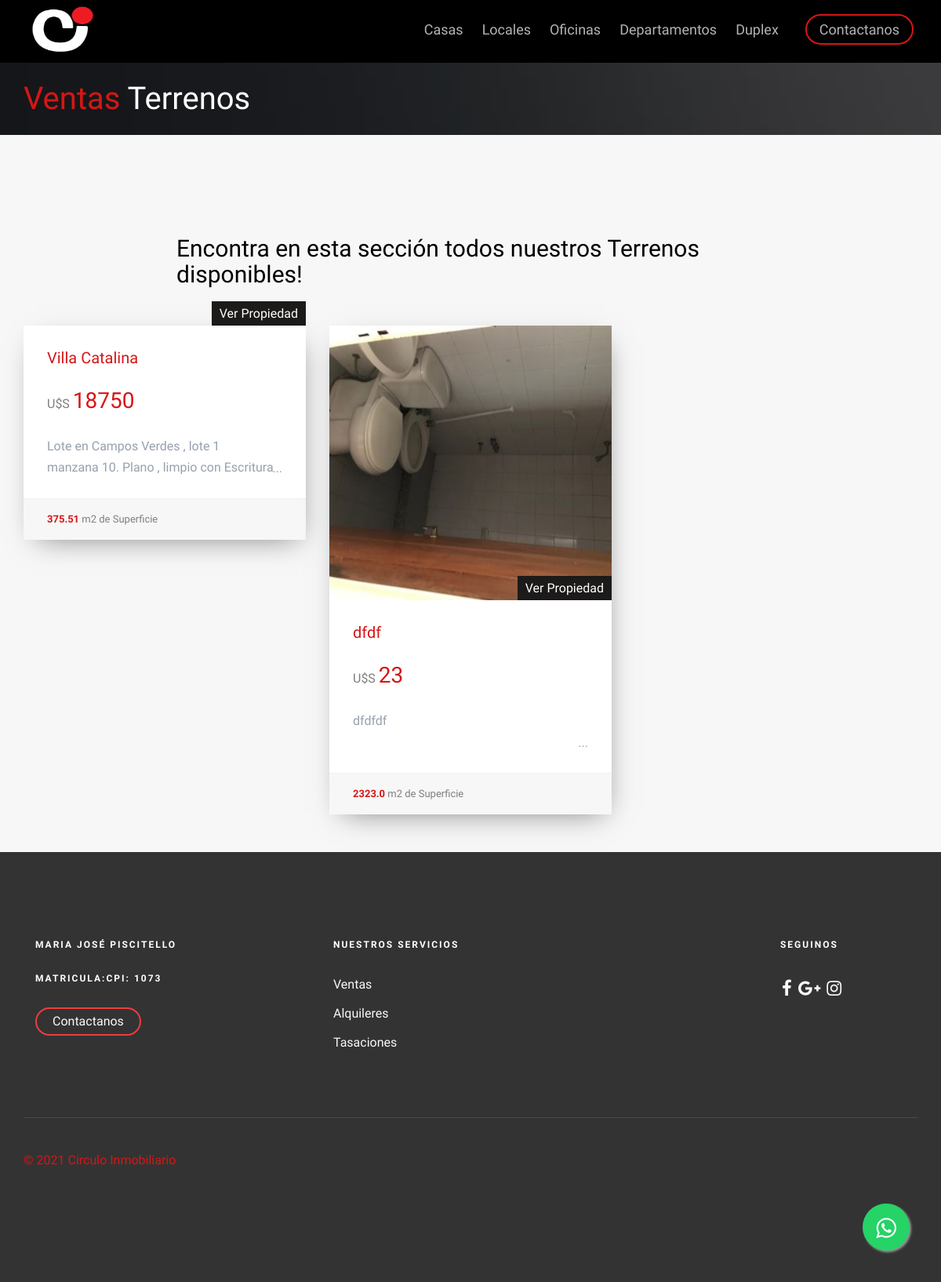
Before: /ventas/venta_terrenos/ with the older database file.
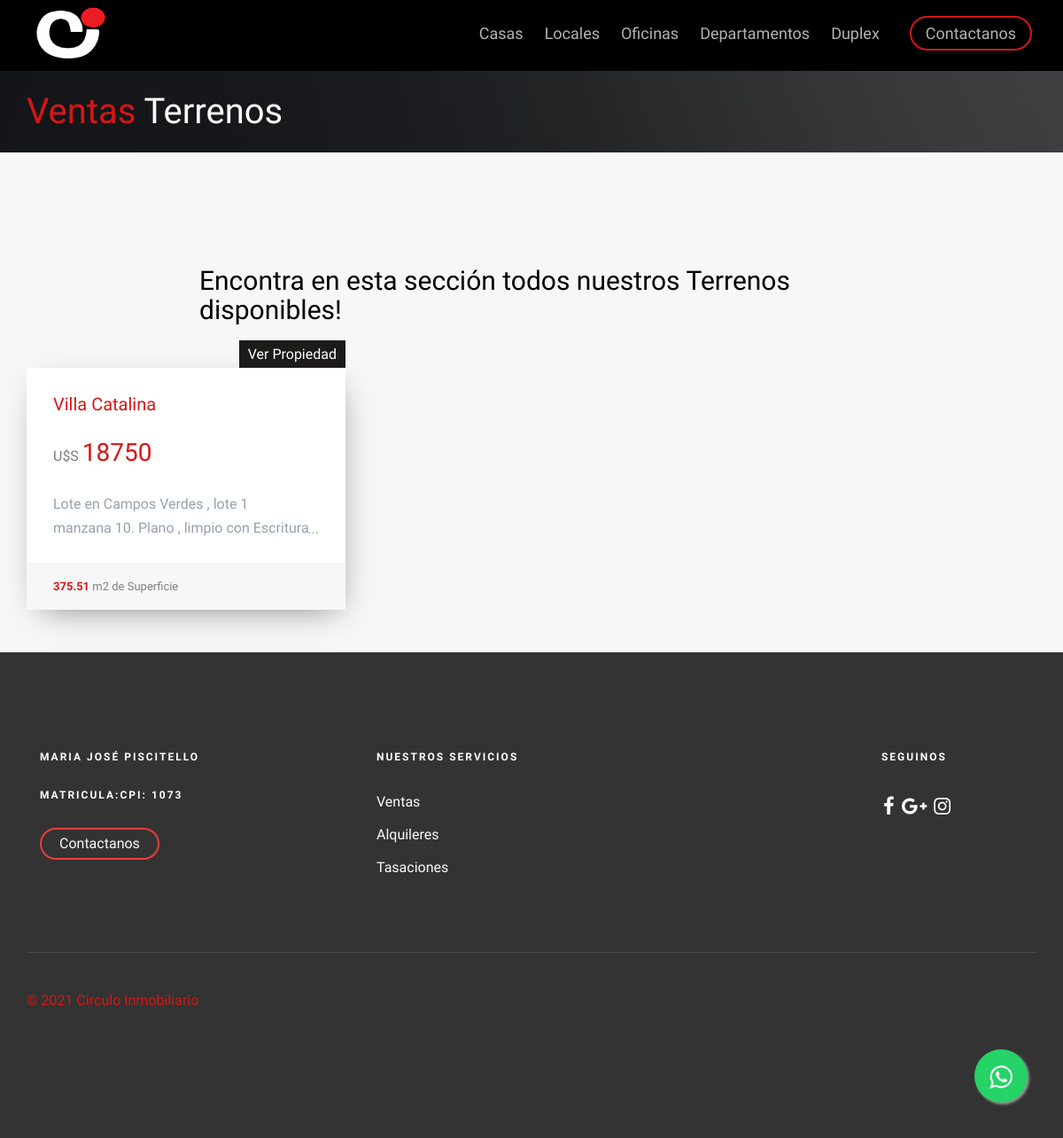
After: the same page with the newer database file.
### Ventas/models.py (models this page shows, shortened)
class Post(models.Model):
    balcon=(('Con Balcon','Con Balcon'),('Sin Balcon','Sin Balcon'))
    balcon = models.CharField(max_length=100, choices = balcon,default ="Con Balcon")
    frente= (('Externo','Externo'),('Contrafrente','Contrafrente'))
    frente = models.CharField(max_length=100,choices=frente, default="Externo")
    title=  models.CharField(max_length=200, verbose_name="Titulo ")
    content = models.TextField(verbose_name="Contenido",max_length=800,)
    imagen = models.ImageField(verbose_name="Imagen", blank =True ,null =True,upload_to="Ventas")
    price = models.IntegerField(verbose_name="Precio")
    ambientes = models.IntegerField(verbose_name="Dormitorios o Ambientes",blank =True ,null =True)
    superficie= models.FloatField(verbose_name="Superficie",blank =True,null =True )
    baños= models.IntegerField(verbose_name="Baños",blank = True,null =True)
    plantas= models.IntegerField(verbose_name="Plantas", blank = True,null =True)
    autor = models.ForeignKey(User,verbose_name="Autor", on_delete=models.CASCADE)
    categories= models.ManyToManyField(Category, verbose_name="Categoria")
    created = models.DateTimeField(auto_now_add=True, verbose_name="Creado")
    updated = models.DateTimeField(auto_now=True, verbose_name="Editado")
    class Meta:
            verbose_name="Publicacion"
            verbose_name_plural="Publicaciones"
            ordering= ["-created"]

class PostImagenes(models.Model):
    post= models.ForeignKey(Post, default =None ,on_delete=models.CASCADE)
    image = models.ImageField(upload_to ="Imagenes",verbose_name="Imagenes")
    class Meta:
        verbose_name="Agregar nueva Imagen"
        verbose_name_plural="Agregar nuevas Imagenes"

### Ventas/views.py (the view)
# urls.py: path('venta_terrenos/', views.venta_terrenos ,name ="venta_terrenos"),
def venta_terrenos(request):
    venta_terrenos= Post.objects.filter(categories=Category.objects.get(nombre="Terrenos"))
    return render(request,'Venta/venta_terrenos.html',{'venta_terrenos': venta_terrenos})

### Ventas/templates/Venta/venta_terrenos.html (shortened to what this page needs)
{% extends 'App1/base.html'%} {% load static %} {% block header %}
<div id="fh5co-page">
    <header id="fh5co-header" role="banner">
        <div class="container">
            <div class="row">
                <div class="header-inner">
                    <span class="rounded-circle">
				  		<span class="rounded-circle">
                            <span class="rounded-circle"><a href="{% url 'inicio' %}"><img src="{% static 'Appp1/images/1_negro.png' %}" style="margin-top: 8px" width="90px" height="60px"> </img>
				  </span>
                    </span>
                    <nav role="navigation">
                        <ul>
                            <li><a href="{% url 'venta_casas' %}">Casas</a></li>
                            <li><a href="{% url  'venta_locales' %} ">Locales</a></li>
                            <li><a href="{% url 'venta_oficinas' %}">Oficinas</a></li>
                            <li><a href="{% url 'venta_departamentos' %}">Departamentos</a></li>
                            <li><a href="{% url 'venta_duplex' %}">Duplex</a></li>
                            <li class="cta"><a href="{% url 'contacto' %}">Contactanos</a></li>
                        </ul>
                    </nav>
                </div>
            </div>
        </div>
    </header>
    {% endblock %} {% block content %}
    <div class="fh5co-page-title" style="background-image: url({% static 'Appp1/images/slide_6.jpg'%});">
        <div class="overlay"></div>
        <div class="container">
            <div class="row">
                <div class="col-md-12 animate-box">
                    <h1><a href="{% url 'ventas' %}" style="text-decoration:none">Ventas</a> </span> Terrenos</h1>
                </div>
            </div>
        </div>
    </div>
    <div id="best-deal">
        <div class="container">
            <div class="row">
                <div class="col-md-8 col-md-offset-2 text-center fh5co-heading animate-box" data-animate-effect="fadeIn">
                    <h2>Encontra en esta sección todos nuestros Terrenos disponibles!</h2>
                </div>
                {% for venta_terreno in venta_terrenos %}
                <div class="col-md-4 item-block animate-box" data-animate-effect="fadeIn">
                    <div class="fh5co-property">
                        <figure>
                            <div id="carouselExampleControls" class="carousel slide" data-ride="carousel">
                                <div class="carousel-inner">
                                    {% for pi in venta_terreno.postimagenes_set.all %}
                                    <div class="item {% if forloop.first %} active {% endif %}">
                                        <img class="carousel-inner" src="{{pi.image.url}}" alt="First slide">
                                    </div>
                                    {% endfor %}
                                </div>
                            </div>
                            <a href="{% url 'articulos_venta' venta_terreno.id  %}" class="tag"> Ver Propiedad</a>
                        </figure>
                        <div class="fh5co-property-innter">
                            <h3><a href="{% url 'articulos_venta' venta_terreno.id  %}">{{venta_terreno.title}}</a></h3>
                            <div class="price-status">
                                <span class="per">U$S </span><span class="price">{{venta_terreno.price}}</span>
                            </div>
                            <div class="property-content-wrapper">
                                <p>{{venta_terreno.content}} </p>
                            </div>
                        </div>
                        <p class="fh5co-property-specification">
                            <span><span><strong>{{venta_terreno.superficie}}  </strong>   m2 de Superficie </span></span>
                    </div>
                </div>
                {% endfor %}
            </div>
        </div>
        {% endblock %}

Changed rows visible on the page:
removed Post: title "dfdf", price "23", content "dfdfdf", superficie "2323.0"
removed PostImagenes: image (picture)
